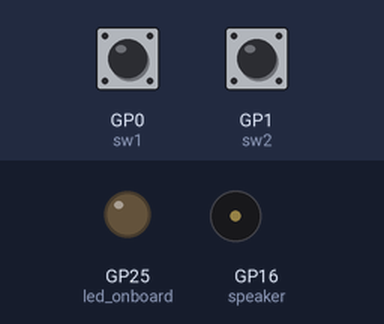
This program was run on a simulated Raspberry Pi Pico running MicroPython. Parts: output pins drawn as LEDs (lit = HIGH), buzzer (waves = sounding). The test bench sets the inputs (shaded band); at power-on: GP0 (sw1) HIGH, GP1 (sw2) HIGH.

Above: at 1.2 s.
1.3 s: GP0 (sw1) pulled LOW for 0.3 s
At 2.6 s:
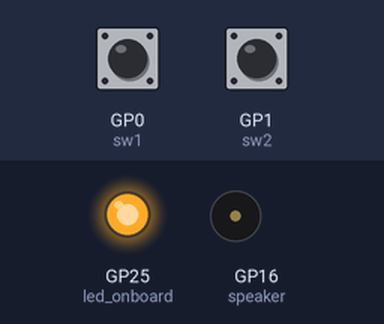
3.7 s: GP1 (sw2) pulled LOW for 0.3 s
At 4.29 s:
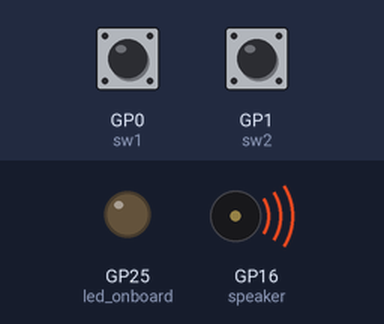
6.0 s: GP0 (sw1) pulled LOW for 1 s
At 6.55 s:
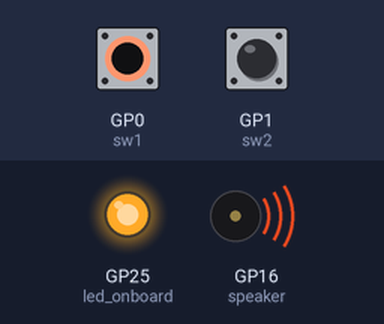
8.5 s: GP1 (sw2) pulled LOW for 1 s
At 10.5 s:
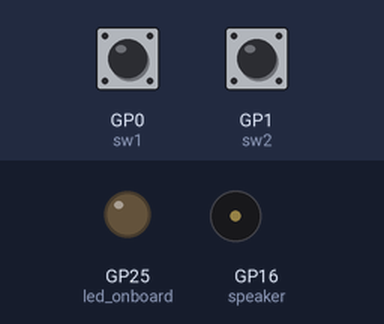
Timing chart, 0 to 12.0 s (numbered marks = the images above; inputs shaded):
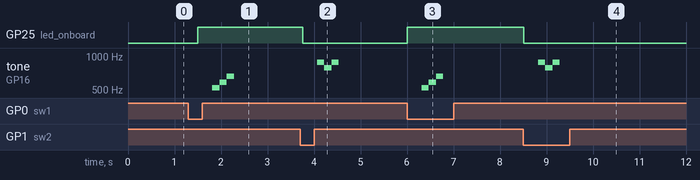

The program:

switch-sound.py
```python
from machine import Pin, PWM, Timer
import time

PWM_PIN = 16
LED_PIN = 'LED'
SW1_PIN = 0
SW2_PIN = 1


speaker = PWM(Pin(PWM_PIN, Pin.OUT))  # スピーカーを接続しているGPIOを作成し、それをPWM()へ渡す
led_onboard = Pin(LED_PIN, Pin.OUT)  # 基板上のLEDを光らせたいのでGPIO25作成

# 使用する音の周波数を宣言しておく。ピタゴラスイッチは低いラ～高いドまでの音を使う
A4 = 440  # ラ
B4 = 493.883  # シ
C5 = 523.251  # ド
C5s = 554.365  # ド#
D5 = 587.330  # レ
E5 = 659.255  # ミ
F5 = 698.456  # ファ
F5s = 739.989  # ファ#
G5 = 783.991  # ソ
A5 = 880  # ラ
B5 = 987.767  # シ
C6 = 1046.502  # ド

# bps = 6.4 # 原曲128bpm / 60秒 = 2.1333...bps * 3連符 = 6.4bps
mspb = 156  # 6.4bpsの逆数 = 0.156ms　これが8分3連符ひとつ分の音の長さ、音の間隔となる


def play(notes):
    i = 0

    # 音を鳴らすためのコールバック関数
    def beat(timer):
        nonlocal i
        global speaker

        if i >= len(notes):  # メロディーを最後まで演奏し終えたら
            speaker.deinit()  # スピーカーのPWMを破棄して
            # led_onboard.value(0)  # LEDを消して
            timer.deinit()  # タイマーを破棄して終了
            i = 0

        elif int(notes[i]) == 0:  # メロディー音が0、つまり無音（休符）の場合
            speaker.duty_u16(0)  # PWMのDutyを0とすることで波形は出力されずLOWとなり、音は出ない
            # led_onboard.value(0)  # LEDを消す

        else:
            # PWMの周波数を次のメロディー音の周波数に変更する。整数で渡す必要があるので、+0.5してから小数点以下切り捨て（thanks @naohiro2g）
            speaker.freq(int(notes[i] + 0.5))
            # PWMのDutyを50％に戻し、音を出す。Dutyは0～0xFFFFつまり65535までの間の値で設定
            speaker.duty_u16(0x8000)
            # led_onboard.value(1)  # LEDを光らせる

        i += 1  # メロディーを次に進めて終わり

    tim = Timer()
    # 8分3連符の間隔でコールバックを呼ぶタイマーを作成し、メロディースタート
    tim.init(period=mspb, mode=Timer.PERIODIC, callback=beat)


class Button:
    def __init__(self, pin):
        self.pin = pin
        self.sw = Pin(pin, Pin.IN, Pin.PULL_UP)
        self.push = False

    def idle(self, notes):
        v = self.sw.value()
        # print(v)
        if v == 0 and self.push == False:
            play(notes)
            self.push = True
            return True
        if v == 1 and self.push == True:
            self.push = False
        return False


sw1 = Button(SW1_PIN)
sw2 = Button(SW2_PIN)


# ドレミ
sound_doremi = [0, C5, D5, E5]
# ラソラ
sound_rasora = [0, A5, G5, A5]


while True:
    if sw1.idle(sound_doremi):
        led_onboard.value(1)  # LEDを光らせる
    if sw2.idle(sound_rasora):
        led_onboard.value(0)  # LEDを消す
    time.sleep(0.25)
```

Measured:
- after the input at 1.3 s, GP25 (led_onboard): LOW → HIGH after 0.20 s; tone on GP16 (speaker): silent → 523 Hz after 0.51 s, → 587 Hz 0.16 s later, → 659 Hz 0.16 s later, → silent 0.16 s later
- after the input at 3.7 s, GP25 (led_onboard): HIGH → LOW after 0.05 s; tone on GP16 (speaker): silent → 880 Hz after 0.36 s, → 784 Hz 0.16 s later, → 880 Hz 0.16 s later, → silent 0.16 s later
- after the input at 6.0 s, GP25 (led_onboard): LOW → HIGH at once; tone on GP16 (speaker): silent → 523 Hz after 0.32 s, → 587 Hz 0.16 s later, → 659 Hz 0.16 s later, → silent 0.16 s later
- after the input at 8.5 s, GP25 (led_onboard): HIGH → LOW at once; tone on GP16 (speaker): silent → 880 Hz after 0.32 s, → 784 Hz 0.16 s later, → 880 Hz 0.16 s later, → silent 0.16 s later
